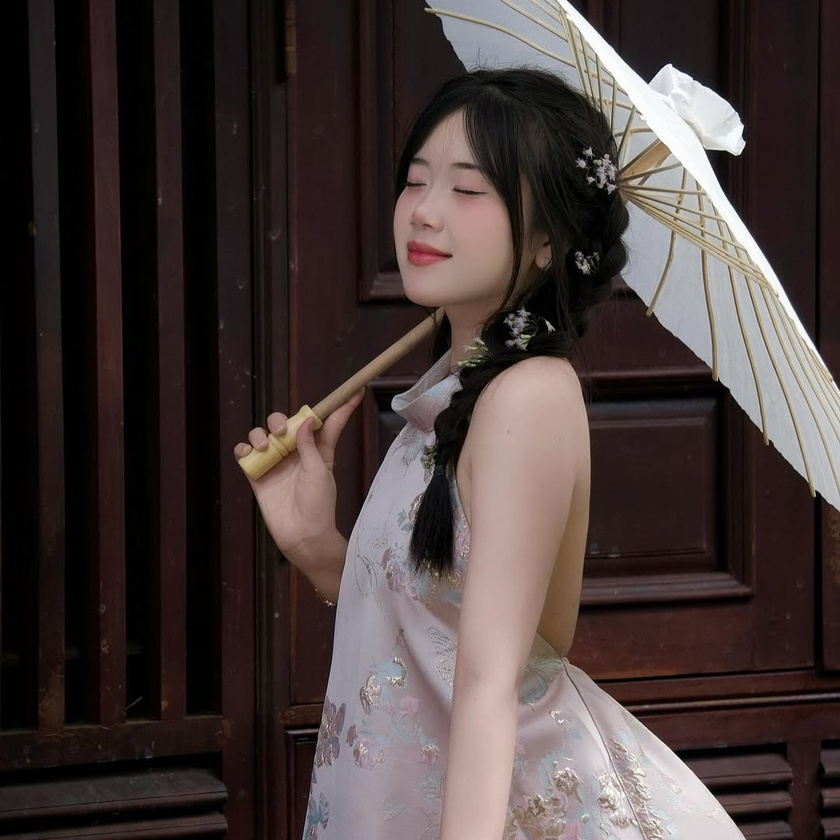
#> input picture test_g_img_001.jpg, 840 x 840 px, shrunk from 1080 x 1080 before the run
$ python newTest01.py
#> lines starting #> are read from the running program, lines starting #| are printed output that depends on the picture
import cv2
import numpy as np
import matplotlib.pyplot as plt
from PIL import Image

my_path = "test_g_img_001.jpg"

img = cv2.imread(my_path)
#> img is the input picture: shape (840, 840, 3); mean B, G, R 58, 59.5, 70.9

if img is None:
    raise FileNotFoundError(f"Không thể mở được ảnh từ {my_path}")

img_rgb = cv2.cvtColor(img, cv2.COLOR_BGR2RGB)

# Tách các kênh R, G, B từ ảnh
r, g, b = cv2.split(img_rgb)
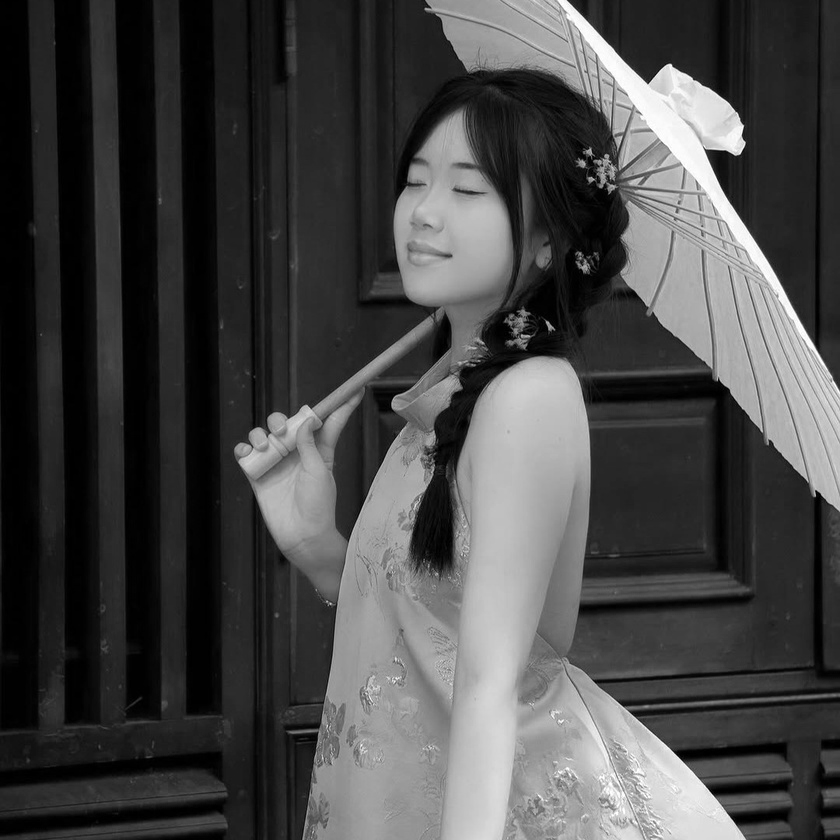
#> r: shape (840, 840); min 0, max 255, mean 70.9
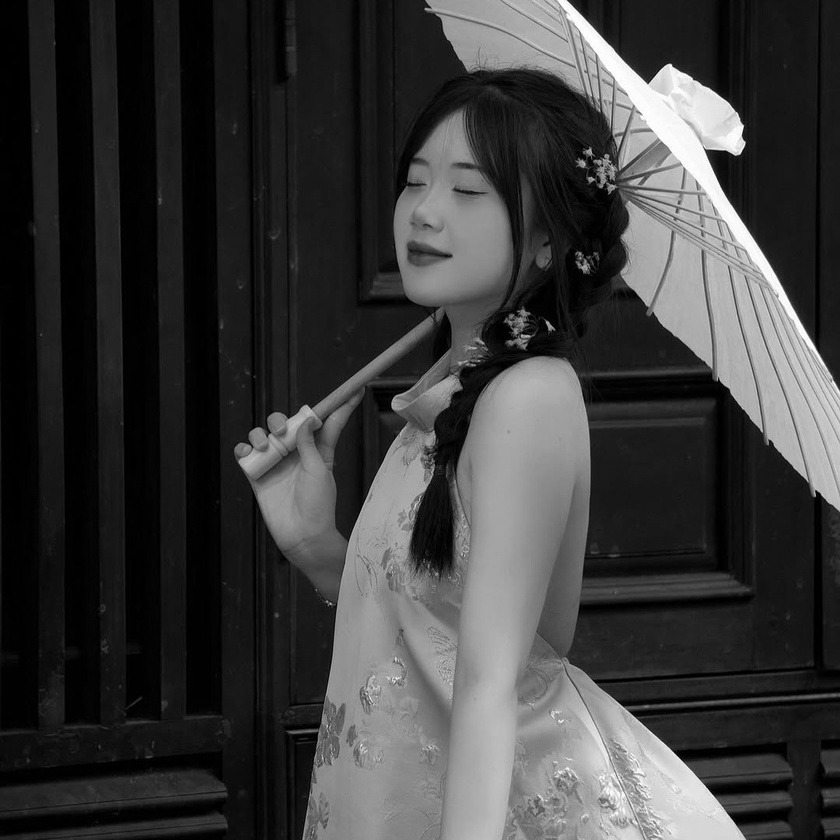
#> g: shape (840, 840); min 0, max 255, mean 59.5

# Hàm cân bằng histogram cho từng kênh
def equalize_histogram(channel):
    return cv2.equalizeHist(channel)

# Cân bằng histogram cho từng kênh
r_eq = equalize_histogram(r)
g_eq = equalize_histogram(g)
#> in equalize_histogram (call 2), `return cv2.equalizeHist(channel)`:
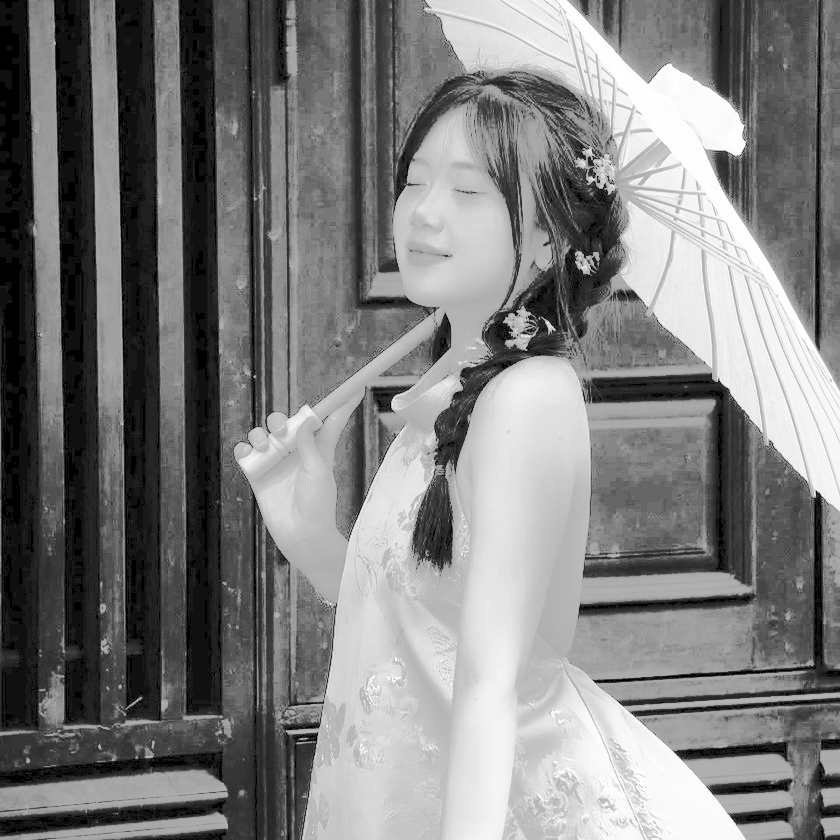
#> returned value: shape (840, 840); min 0, max 255, mean 125.9
b_eq = equalize_histogram(b)
#> in equalize_histogram (call 3), `return cv2.equalizeHist(channel)`:
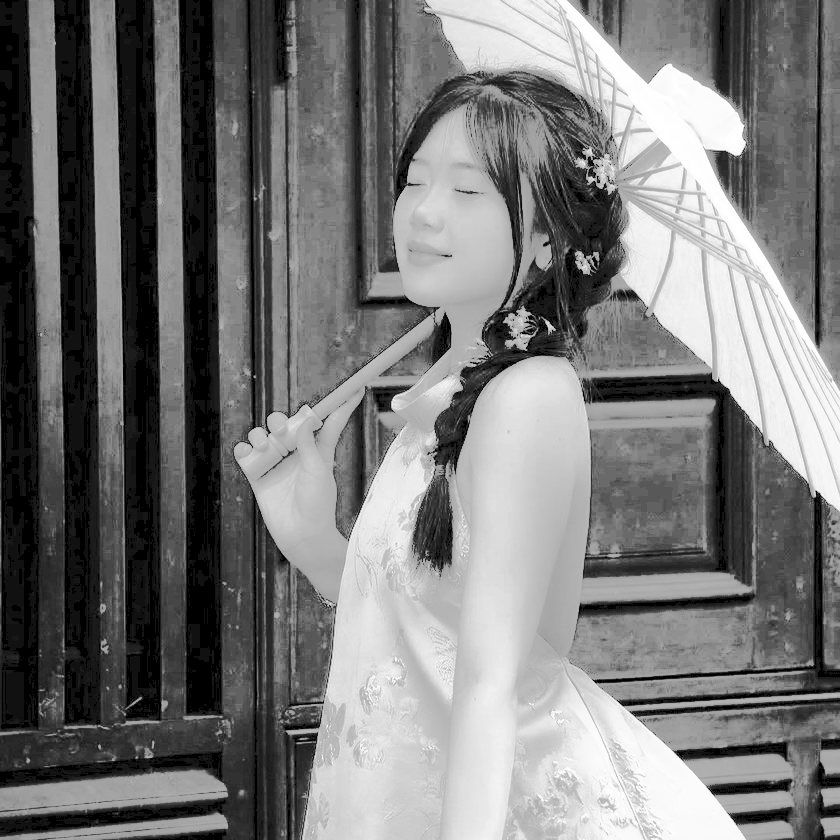
#> returned value: shape (840, 840); min 0, max 255, mean 119.6

# Kết hợp lại thành ảnh RGB sau khi cân bằng
img_eq = cv2.merge((r_eq, g_eq, b_eq))
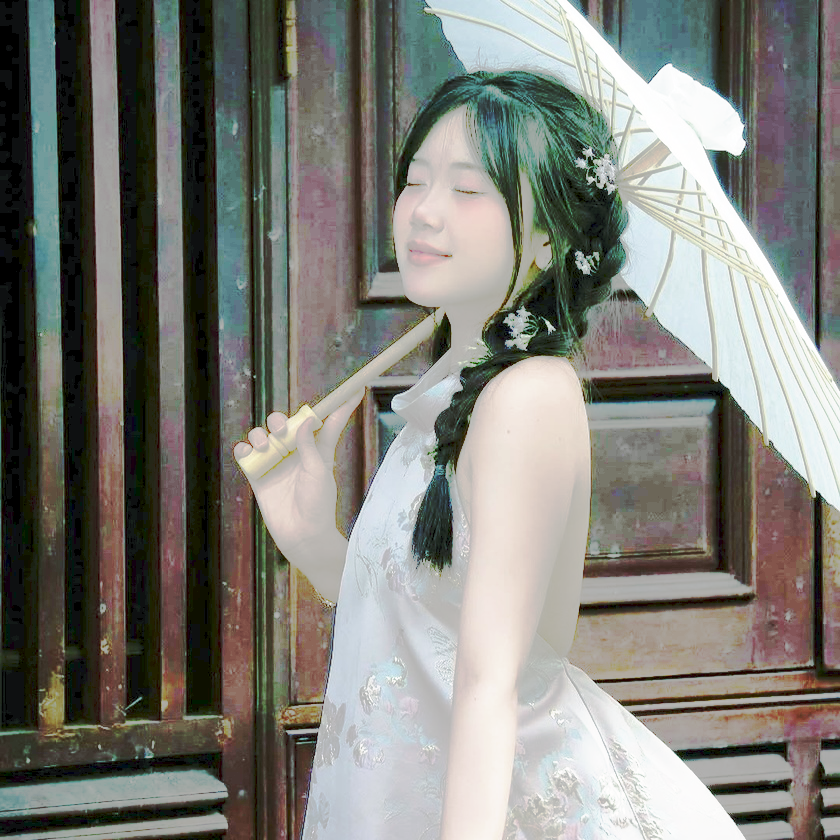
#> img_eq: shape (840, 840, 3); mean R, G, B 126.2, 125.9, 119.6

fig, ((ax1,ax2),(ax3,ax4)) = plt.subplots(nrows=2, ncols=2, figsize=(10,10))
ax1.imshow(img_rgb)
ax2.imshow(img_eq)
ax3.plot(np.arange(256), cv2.calcHist([r], [0], None, [256], [0, 256]), color="red", label="R")
ax3.plot(np.arange(256), cv2.calcHist([g], [0], None, [256], [0, 256]), color="green", label="G")
ax3.plot(np.arange(256), cv2.calcHist([b], [0], None, [256], [0, 256]), color="blue", label="B")
ax3.set_title("Histogram Đường - Ảnh Gốc")
ax3.legend()

ax4.plot(np.arange(256), cv2.calcHist([r_eq], [0], None, [256], [0, 256]), color="red", label="R")
ax4.plot(np.arange(256), cv2.calcHist([g_eq], [0], None, [256], [0, 256]), color="green", label="G")
ax4.plot(np.arange(256), cv2.calcHist([b_eq], [0], None, [256], [0, 256]), color="blue", label="B")
ax4.set_title("Histogram Đường - Ảnh Sau Cân Bằng")
ax4.legend()

plt.show()
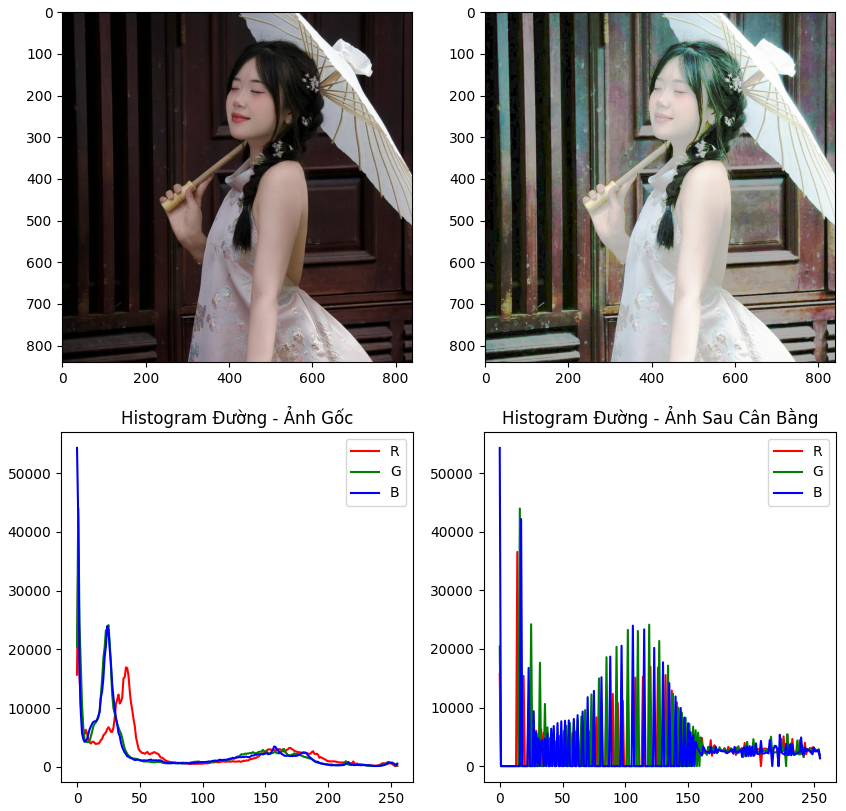
#> figure drawn by matplotlib, 4 panels; panel 3: curve peaks at x = 1, y = 36547; panel 3: curve peaks at x = 1, y = 43968; panel 3: curve peaks at x = 0, y = 54312; panel 4: curve peaks at x = 14, y = 36547

$ run again, with test_anh_muc_xam.jpg copied over test_g_img_001.jpg
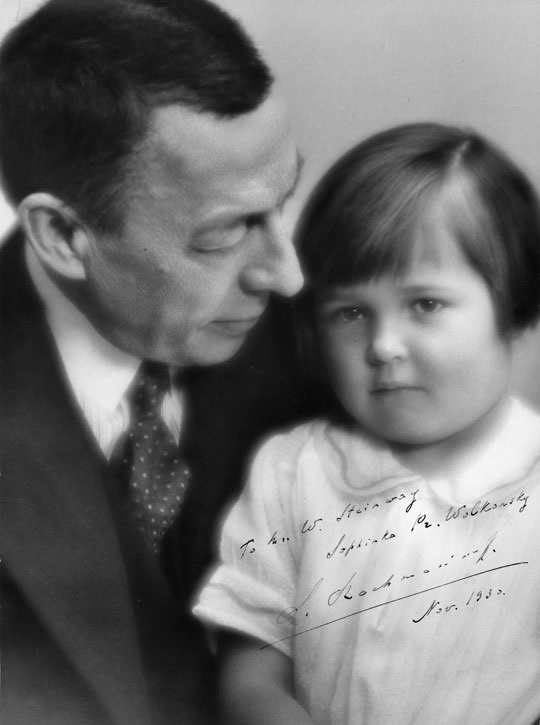
#> input picture test_anh_muc_xam.jpg, 540 x 725 px
#> img is the input picture: shape (725, 540, 3); min 0, max 255, mean 114
#> in equalize_histogram, `return cv2.equalizeHist(channel)`:
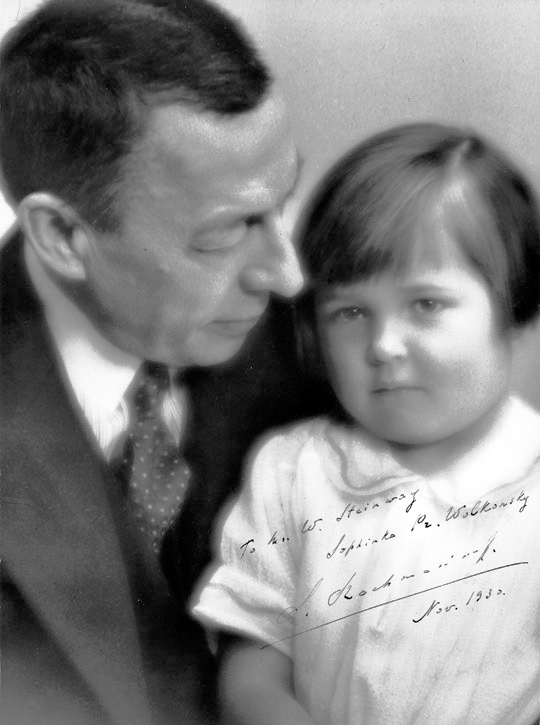
#> returned value: shape (725, 540); min 0, max 255, mean 128.2
#> `plt.show()`:
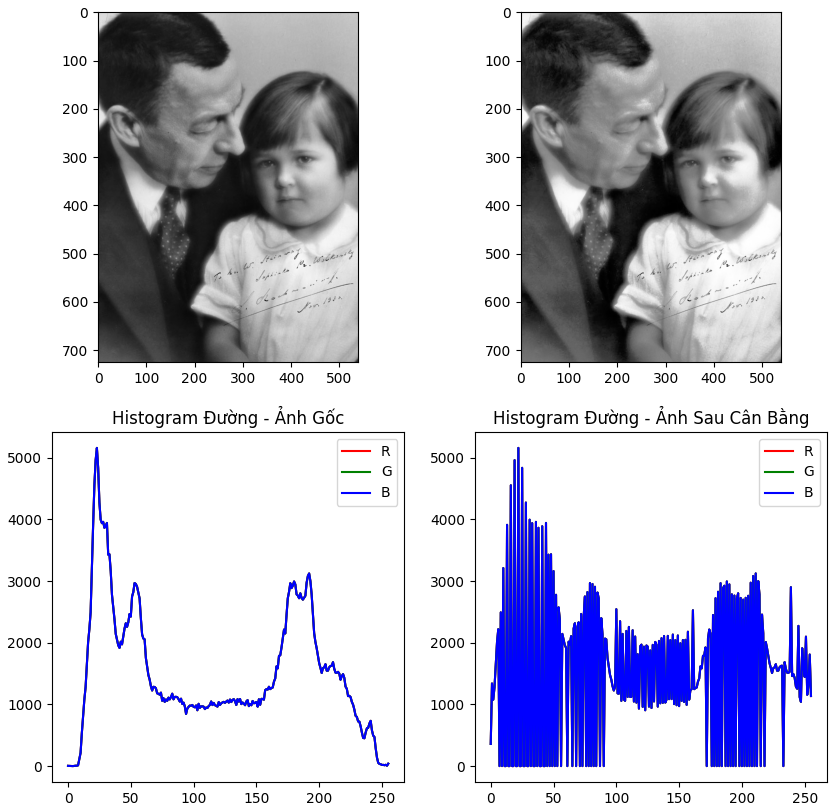
#> figure drawn by matplotlib, 4 panels; panel 3: curve peaks at x = 23, y = 5158; panel 3: curve peaks at x = 23, y = 5158; panel 3: curve peaks at x = 23, y = 5158; panel 4: curve peaks at x = 22, y = 5158

$ run again, with test_img_002.jpg copied over test_g_img_001.jpg
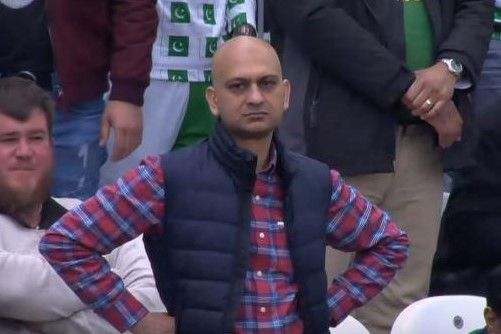
#> input picture test_img_002.jpg, 501 x 334 px
#> img is the input picture: shape (334, 501, 3); mean B, G, R 82.4, 64.7, 73.2
#> `img_eq = cv2.merge((r_eq, g_eq, b_eq))`:
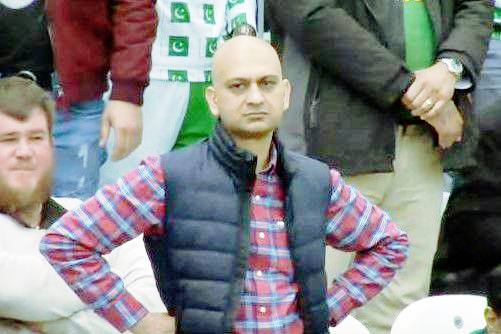
#> img_eq: shape (334, 501, 3); mean R, G, B 128.5, 128.6, 128.5
#> `plt.show()`:
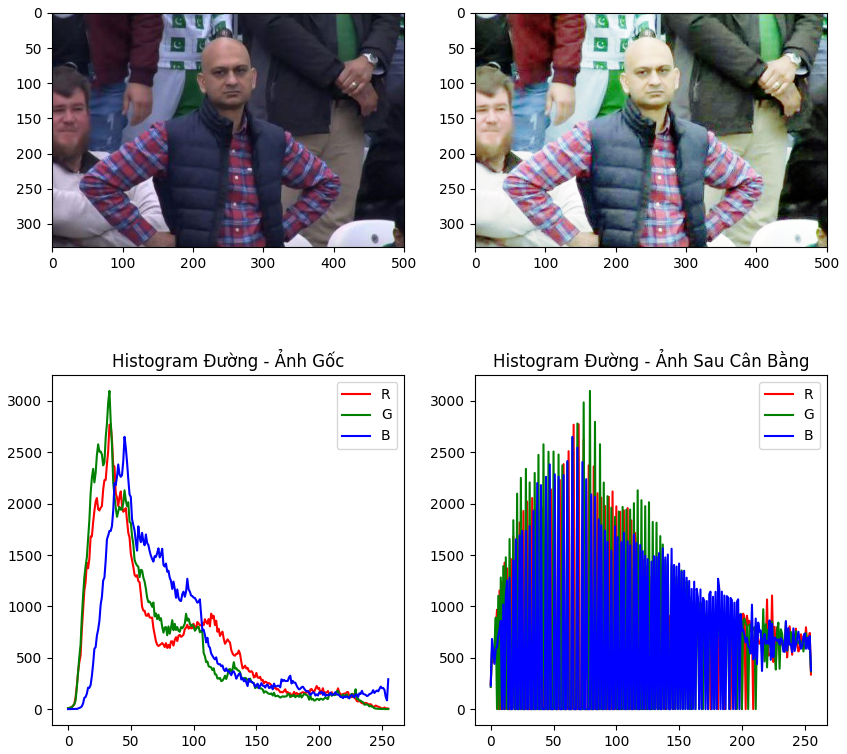
#> figure drawn by matplotlib, 4 panels; panel 3: curve peaks at x = 34, y = 2773; panel 3: curve peaks at x = 33, y = 3098; panel 3: curve peaks at x = 45, y = 2651; panel 4: curve peaks at x = 70, y = 2773

$ run again, with pepper.png saved as test_g_img_001.jpg
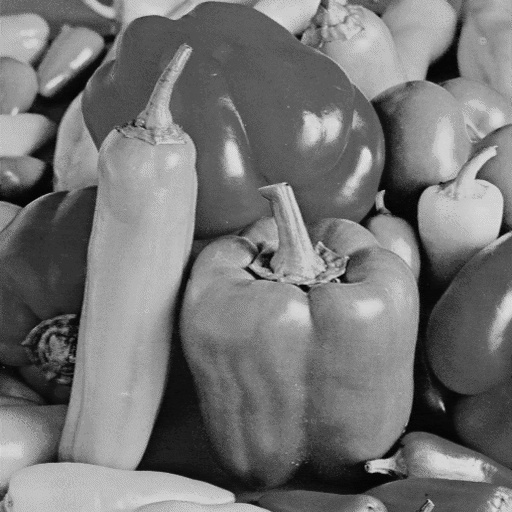
#> input picture pepper.png, 512 x 512 px
#> img is the input picture: shape (512, 512, 3); min 0, max 227, mean 116.9
#> in equalize_histogram, `return cv2.equalizeHist(channel)`:
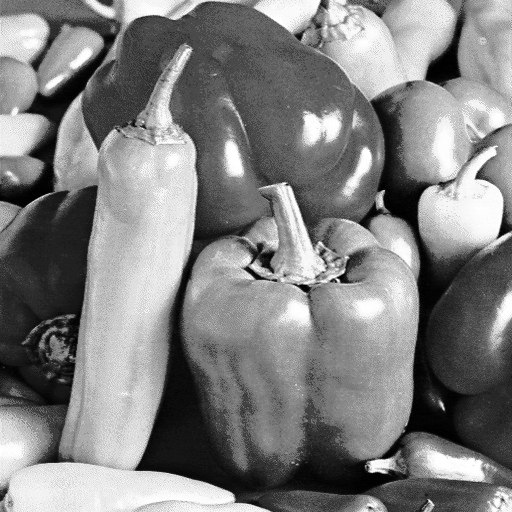
#> returned value: shape (512, 512); min 0, max 255, mean 128.3
#> `plt.show()`:
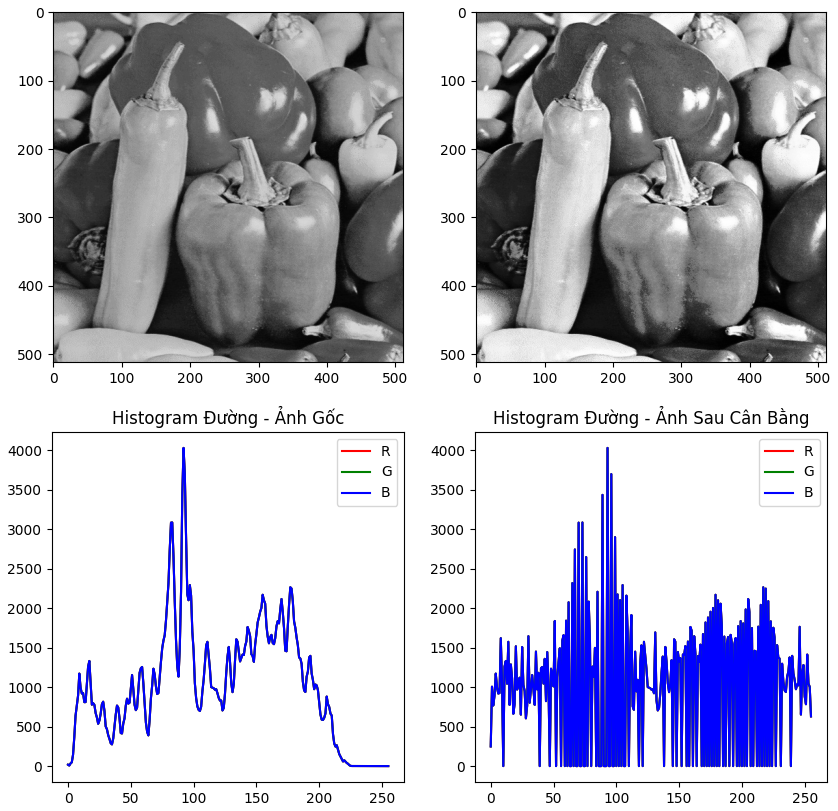
#> figure drawn by matplotlib, 4 panels; panel 3: curve peaks at x = 92, y = 4032; panel 3: curve peaks at x = 92, y = 4032; panel 3: curve peaks at x = 92, y = 4032; panel 4: curve peaks at x = 93, y = 4032
